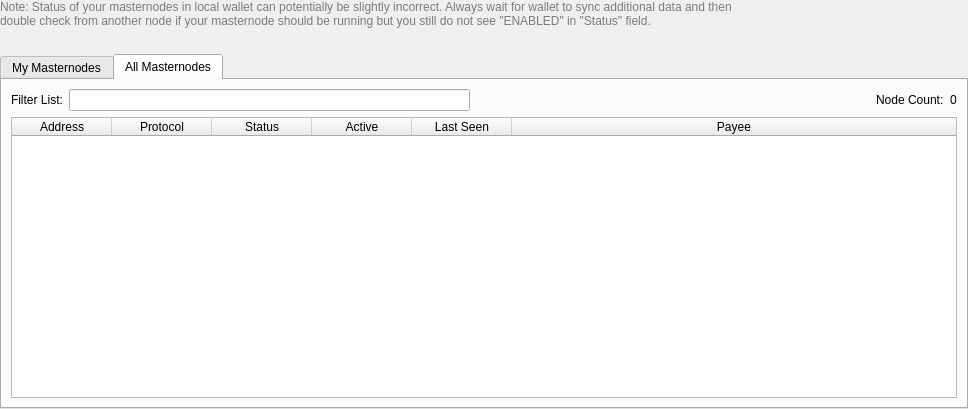
<?xml version="1.0" encoding="UTF-8"?>
<ui version="4.0">
 <class>MasternodeList</class>
 <widget class="QWidget" name="MasternodeList">
  <property name="geometry">
   <rect>
    <x>0</x>
    <y>0</y>
    <width>968</width>
    <height>409</height>
   </rect>
  </property>
  <property name="windowTitle">
   <string>Form</string>
  </property>
  <layout class="QVBoxLayout" name="topLayout">
   <property name="leftMargin">
    <number>0</number>
   </property>
   <property name="topMargin">
    <number>0</number>
   </property>
   <property name="rightMargin">
    <number>0</number>
   </property>
   <property name="bottomMargin">
    <number>0</number>
   </property>
   <item>
    <layout class="QVBoxLayout" name="verticalLayout">
     <property name="bottomMargin">
      <number>0</number>
     </property>
     <item>
      <widget class="QLabel" name="updateNote">
       <property name="styleSheet">
        <string notr="true">color: #7B7B7B;</string>
       </property>
       <property name="text">
        <string>&lt;html&gt;&lt;head/&gt;&lt;body&gt;&lt;p&gt;Note: Status of your masternodes in local wallet can potentially be slightly incorrect. Always wait for wallet to sync additional data and then&lt;br/&gt;double check from another node if your masternode should be running but you still do not see &amp;quot;ENABLED&amp;quot; in &amp;quot;Status&amp;quot; field.&lt;/p&gt;&lt;/body&gt;&lt;/html&gt;</string>
       </property>
       <property name="wordWrap">
        <bool>true</bool>
       </property>
      </widget>
     </item>
     <item>
      <spacer name="horizontalSpacer0">
       <property name="orientation">
        <enum>Qt::Horizontal</enum>
       </property>
       <property name="sizeHint" stdset="0">
        <size>
         <width>40</width>
         <height>20</height>
        </size>
       </property>
      </spacer>
     </item>
     <item>
      <widget class="QTabWidget" name="tabWidget">
       <property name="currentIndex">
        <number>1</number>
       </property>
       <widget class="QWidget" name="tabMyMasternodes">
        <attribute name="title">
         <string>My Masternodes</string>
        </attribute>
        <layout class="QGridLayout" name="gridLayout_2">
         <item row="0" column="0">
          <layout class="QVBoxLayout" name="verticalLayout_2">
           <property name="bottomMargin">
            <number>0</number>
           </property>
           <item>
            <layout class="QHBoxLayout" name="horizontalLayout_note">
             <property name="bottomMargin">
              <number>0</number>
             </property>
            </layout>
           </item>
           <item>
            <widget class="QTableWidget" name="tableWidgetMyMasternodes">
             <property name="minimumSize">
              <size>
               <width>695</width>
               <height>0</height>
              </size>
             </property>
             <property name="editTriggers">
              <set>QAbstractItemView::NoEditTriggers</set>
             </property>
             <property name="alternatingRowColors">
              <bool>true</bool>
             </property>
             <property name="selectionMode">
              <enum>QAbstractItemView::SingleSelection</enum>
             </property>
             <property name="selectionBehavior">
              <enum>QAbstractItemView::SelectRows</enum>
             </property>
             <property name="sortingEnabled">
              <bool>true</bool>
             </property>
             <attribute name="horizontalHeaderStretchLastSection">
              <bool>true</bool>
             </attribute>
             <column>
              <property name="text">
               <string>Alias</string>
              </property>
             </column>
             <column>
              <property name="text">
               <string>Address</string>
              </property>
             </column>
             <column>
              <property name="text">
               <string>Protocol</string>
              </property>
             </column>
             <column>
              <property name="text">
               <string>Status</string>
              </property>
             </column>
             <column>
              <property name="text">
               <string>Active</string>
              </property>
             </column>
             <column>
              <property name="text">
               <string>Last Seen</string>
              </property>
             </column>
             <column>
              <property name="text">
               <string>Payee</string>
              </property>
             </column>
            </widget>
           </item>
           <item>
            <layout class="QHBoxLayout" name="horizontalLayout_5">
             <property name="bottomMargin">
              <number>0</number>
             </property>
             <item>
              <widget class="QPushButton" name="startButton">
               <property name="text">
                <string>S&amp;tart alias</string>
               </property>
              </widget>
             </item>
             <item>
              <widget class="QPushButton" name="startAllButton">
               <property name="text">
                <string>Start &amp;all</string>
               </property>
              </widget>
             </item>
             <item>
              <widget class="QPushButton" name="startMissingButton">
               <property name="text">
                <string>Start &amp;MISSING</string>
               </property>
              </widget>
             </item>
             <item>
              <widget class="QPushButton" name="UpdateButton">
               <property name="text">
                <string>&amp;Update status</string>
               </property>
              </widget>
             </item>
             <item>
              <widget class="QLabel" name="autoupdate_label">
               <property name="text">
                <string>Status will be updated automatically in (sec):</string>
               </property>
              </widget>
             </item>
             <item>
              <widget class="QLabel" name="secondsLabel">
               <property name="text">
                <string>0</string>
               </property>
              </widget>
             </item>
            </layout>
           </item>
          </layout>
         </item>
        </layout>
       </widget>
       <widget class="QWidget" name="tabAllMasternodes">
        <attribute name="title">
         <string>All Masternodes</string>
        </attribute>
        <layout class="QGridLayout" name="gridLayout">
         <item row="1" column="0">
          <widget class="QTableWidget" name="tableWidgetMasternodes">
           <property name="editTriggers">
            <set>QAbstractItemView::NoEditTriggers</set>
           </property>
           <property name="alternatingRowColors">
            <bool>true</bool>
           </property>
           <property name="selectionBehavior">
            <enum>QAbstractItemView::SelectRows</enum>
           </property>
           <property name="sortingEnabled">
            <bool>true</bool>
           </property>
           <attribute name="horizontalHeaderStretchLastSection">
            <bool>true</bool>
           </attribute>
           <column>
            <property name="text">
             <string>Address</string>
            </property>
           </column>
           <column>
            <property name="text">
             <string>Protocol</string>
            </property>
           </column>
           <column>
            <property name="text">
             <string>Status</string>
            </property>
           </column>
           <column>
            <property name="text">
             <string>Active</string>
            </property>
           </column>
           <column>
            <property name="text">
             <string>Last Seen</string>
            </property>
           </column>
           <column>
            <property name="text">
             <string>Payee</string>
            </property>
           </column>
          </widget>
         </item>
         <item row="0" column="0">
          <layout class="QHBoxLayout" name="horizontalLayout_3">
           <property name="bottomMargin">
            <number>0</number>
           </property>
           <item>
            <widget class="QLabel" name="label_filter">
             <property name="text">
              <string>Filter List:</string>
             </property>
            </widget>
           </item>
           <item>
            <widget class="QLineEdit" name="filterLineEdit">
             <property name="toolTip">
              <string>Filter masternode list</string>
             </property>
            </widget>
           </item>
           <item>
            <spacer name="horizontalSpacer_3">
             <property name="orientation">
              <enum>Qt::Horizontal</enum>
             </property>
             <property name="sizeHint" stdset="0">
              <size>
               <width>10</width>
               <height>20</height>
              </size>
             </property>
            </spacer>
           </item>
           <item>
            <widget class="QLabel" name="label_count">
             <property name="text">
              <string>Node Count:</string>
             </property>
            </widget>
           </item>
           <item>
            <widget class="QLabel" name="countLabel">
             <property name="text">
              <string>0</string>
             </property>
            </widget>
           </item>
          </layout>
         </item>
        </layout>
       </widget>
      </widget>
     </item>
    </layout>
   </item>
  </layout>
 </widget>
 <resources/>
 <connections/>
</ui>
